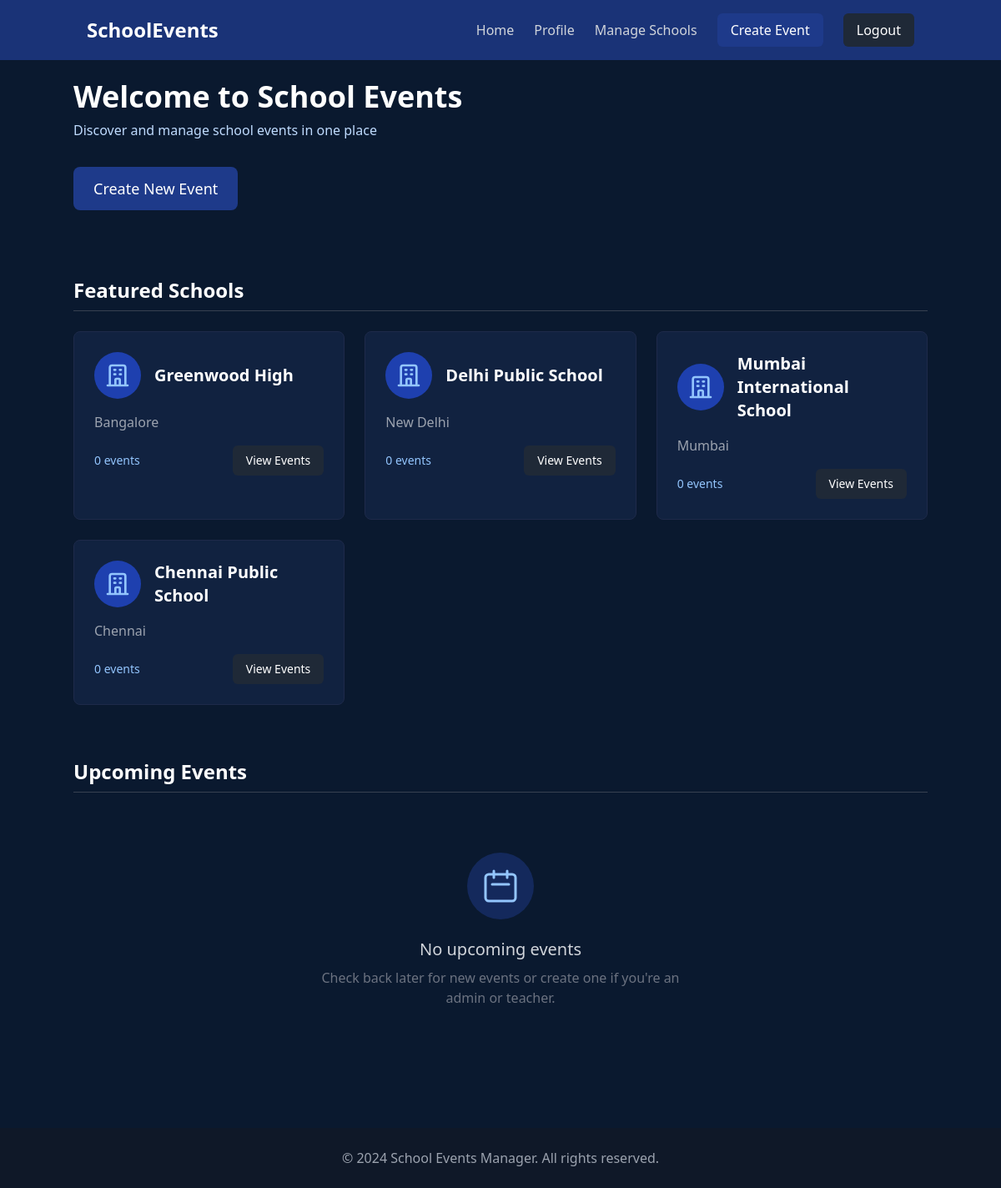
The page / (signed in) on the database its author committed.
### models.py (models this page shows, shortened)
class School(db.Model):
    __tablename__ = 'schools'
    id = db.Column(db.Integer, primary_key=True)
    name = db.Column(db.String(100), nullable=False)
    location = db.Column(db.String(200), nullable=False)
    about = db.Column(db.Text, nullable=True)
    email = db.Column(db.String(100), nullable=True)
    phone = db.Column(db.String(20), nullable=True)
    address = db.Column(db.Text, nullable=True)
    website = db.Column(db.String(200), nullable=True)
    logo_url = db.Column(db.String(200), nullable=True)
    users = db.relationship('User', back_populates='school')
    events = db.relationship('Event', back_populates='school')
    contacts = db.relationship('Contact', back_populates='school')

### routes/main.py (the view)
@main_bp.route('/')
def index():
    if current_user.is_authenticated:
        if current_user.role == 'admin':
            schools = School.query.all()
        elif current_user.role == 'teacher':
            schools = [current_user.school]
        else:  # student
            schools = School.query.all()
        schools_with_counts = []
        for school in schools:
            school_data = {
                'id': school.id,
                'name': school.name,
                'location': school.location,
                'event_count': len(school.events)
            }
            schools_with_counts.append(school_data)
        return render_template('index.html', schools=schools_with_counts)
    return redirect(url_for('auth.login'))

### app.py (called while the page is built)
@login_manager.user_loader
def load_user(user_id):
    return User.query.get(int(user_id))

### templates/index.html (shortened to what this page needs)
{% extends "base.html" %}
{% block content %}
    <div class="mb-12">
        <h1 class="text-4xl font-bold mb-2 text-white">Welcome to School Events</h1>
        <p class="text-blue-200 mb-8">Discover and manage school events in one place</p>
        {% if current_user.is_authenticated and current_user.role in ['admin', 'teacher'] %}
            <a href="{{ url_for('create_event') }}" class="inline-block btn-primary px-6 py-3 rounded-lg font-medium text-lg mb-8">
                Create New Event
            </a>
        {% endif %}
    </div>
    <section class="mb-16">
        <h2 class="text-2xl font-semibold mb-6 text-white border-b border-gray-700 pb-2">Featured Schools</h2>
        <div class="grid grid-cols-1 md:grid-cols-2 lg:grid-cols-3 gap-6">
            {% for school in schools %}
                <div class="event-card rounded-lg overflow-hidden transition-all duration-300 hover:shadow-xl">
                    <div class="p-6">
                        <div class="flex items-center mb-4">
                            <div class="bg-blue-800 p-3 rounded-full mr-4">
                            </div>
                            <h2 class="text-xl font-semibold text-white">{{ school.name }}</h2>
                        </div>
                        <p class="text-gray-400 mb-4">{{ school.location }}</p>
                        <div class="flex justify-between items-center">
                            <span class="text-sm text-blue-300">{{ school.events|length }} events</span>
                            <a href="{{ url_for('main.school_events', school_id=school.id) }}"
                               class="btn-secondary px-4 py-2 rounded-md text-sm font-medium">
                                View Events
                            </a>
                        </div>
                    </div>
                </div>
            {% endfor %}
        </div>
    </section>
    <section>
        <h2 class="text-2xl font-semibold mb-6 text-white border-b border-gray-700 pb-2">Upcoming Events</h2>
        {% if upcoming_events %}
            <div class="space-y-4">
                {% for event in upcoming_events %}
                    <div class="event-card rounded-lg p-6">
                        <div class="flex flex-col md:flex-row md:items-center md:justify-between">
                            <div class="mb-4 md:mb-0">
                                <h3 class="text-xl font-semibold text-white mb-1">{{ event.title }}</h3>
                                <p class="text-blue-200 mb-2">
                                    <span class="inline-flex items-center">
                                        <svg xmlns="http://www.w3.org/2000/svg" class="h-4 w-4 mr-1" fill="none" viewBox="0 0 24 24" stroke="currentColor">
                                            <path stroke-linecap="round" stroke-linejoin="round" stroke-width="2" d="M8 7V3m8 4V3m-9 8h10M5 21h14a2 2 0 002-2V7a2 2 0 00-2-2H5a2 2 0 00-2 2v12a2 2 0 002 2z" />
                                        </svg>
                                        {{ event.date.strftime('%B %d, %Y') }}
                                    </span>
                                    <span class="mx-2">•</span>
                                    <span>{{ event.school.name }}</span>
                                </p>
                                {% if event.description %}
                                    <p class="text-gray-300">{{ event.description|truncate(150) }}</p>
                                {% endif %}
                            </div>
                            <div class="flex space-x-2">
                                {% if current_user.is_authenticated and (current_user.role == 'admin' or (current_user.role == 'teacher' and current_user.school_id == event.school_id)) %}
                                    <a href="{{ url_for('edit_event', event_id=event.id) }}"
                                       class="btn-secondary px-4 py-2 rounded-md text-sm">
                                        Edit
                                    </a>
                                {% endif %}
                                <a href="{{ url_for('event_details', event_id=event.id) }}"
                                   class="btn-primary px-4 py-2 rounded-md text-sm">
                                    View Details
                                </a>
                            </div>
                        </div>
                    </div>
                {% endfor %}
            </div>
        {% else %}
            <div class="text-center py-12">
                <div class="inline-block p-4 bg-blue-900 bg-opacity-50 rounded-full mb-4">
                    <svg xmlns="http://www.w3.org/2000/svg" class="h-12 w-12 text-blue-300" fill="none" viewBox="0 0 24 24" stroke="currentColor">
                        <path stroke-linecap="round" stroke-linejoin="round" stroke-width="1.5" d="M8 7V3m8 4V3m-9 8h10M5 21h14a2 2 0 002-2V7a2 2 0 00-2-2H5a2 2 0 00-2 2v12a2 2 0 002 2z" />
                    </svg>
                </div>
                <h3 class="text-xl font-medium text-gray-300 mb-2">No upcoming events</h3>
                <p class="text-gray-500 max-w-md mx-auto">Check back later for new events or create one if you're an admin or teacher.</p>
            </div>
        {% endif %}
    </section>
{% endblock %}

### templates/base.html (shortened to what this page needs)
<!DOCTYPE html>
<html lang="en">
<head>
    <link href="https://cdn.jsdelivr.net/npm/tailwindcss@2.2.19/dist/tailwind.min.css" rel="stylesheet">
</head>
<body>
    <header class="bg-blue-900 bg-opacity-80 backdrop-blur-sm fixed w-full z-10">
        <div class="container mx-auto px-4">
            <nav class="flex justify-between items-center py-4">
                <a href="{{ url_for('main.index') }}" class="text-2xl font-bold text-white">SchoolEvents</a>
                <div class="space-x-6 flex items-center">
                    <a href="{{ url_for('main.index') }}" class="nav-link text-gray-300 hover:text-white">Home</a>
                    {% if current_user.is_authenticated %}
                        <a href="{{ url_for('main.index') }}" class="nav-link text-gray-300 hover:text-white">Profile</a>
                        {% if current_user.role == 'admin' %}
                            <a href="{{ url_for('main.manage_schools') }}" class="nav-link text-gray-300 hover:text-white">Manage Schools</a>
                        {% endif %}
                        {% if current_user.role in ['admin', 'teacher'] %}
                            <a href="{{ url_for('main.new_event', school_id=current_user.school_id) if current_user.role == 'teacher' else url_for('main.create_event') }}" class="btn-primary px-4 py-2 rounded-md font-medium">Create Event</a>
                        {% endif %}
                        <a href="{{ url_for('auth.logout') }}" class="btn-secondary px-4 py-2 rounded-md font-medium">Logout</a>
                    {% else %}
                        <a href="{{ url_for('auth.login') }}" class="text-gray-300 hover:text-white">Login</a>
                        <a href="{{ url_for('auth.register') }}" class="btn-primary px-4 py-2 rounded-md font-medium">Register</a>
                    {% endif %}
                </div>
            </nav>
        </div>
    </header>
    <main class="pt-24 pb-12 px-4">
        <div class="container mx-auto">
            {% block content %}{% endblock %}
        </div>
    </main>
    <footer class="bg-gray-900 bg-opacity-80 py-6 mt-12">
        <div class="container mx-auto px-4 text-center text-gray-400">
            <p>&copy; 2024 School Events Manager. All rights reserved.</p>
        </div>
    </footer>
</body>
</html>

### templates/base.html (style rules this page uses)
body { background-color: #0a192f; color: #e6f1ff; min-height: 100vh; }
.event-card { background-color: #112240; border: 1px solid #1e2a4a; transition: all 0.3s ease; }
.btn-primary { background-color: #1e3a8a; color: white; transition: all 0.3s ease; }
.btn-secondary { background-color: #1f2937; color: white; transition: all 0.3s ease; }
.nav-link { transition: all 0.3s ease; }

### rows shown on the page
School: name "Greenwood High", location "Bangalore", events|length "0"
School: name "Delhi Public School", location "New Delhi", events|length "0"
School: name "Mumbai International School", location "Mumbai", events|length "0"
School: name "Chennai Public School", location "Chennai", events|length "0"
